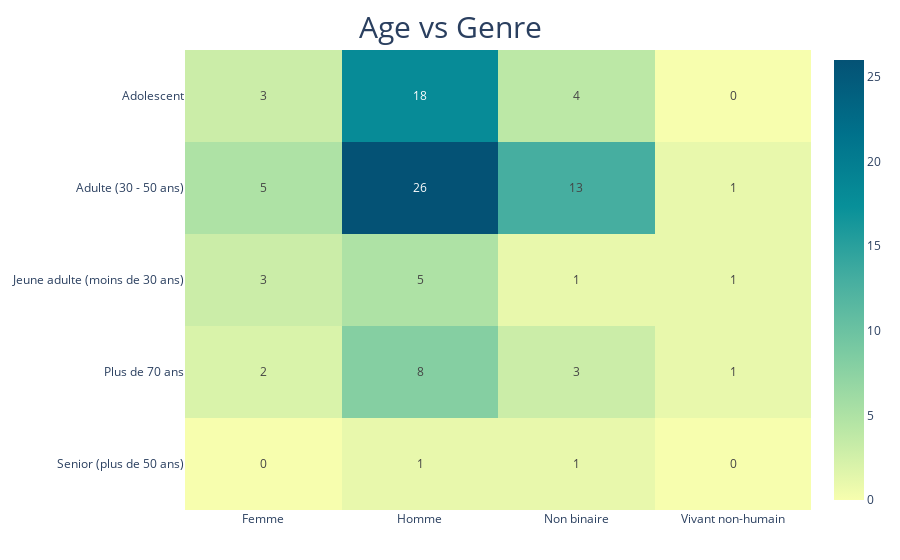

The notebook cell this image was saved under:
### Code cell
# Create a cross-tabulation
ct = pd.crosstab(data["Age"], data["Gender"])

# Generate a heatmap

fig = px.imshow(
    ct,
    text_auto=True,
    aspect="auto",
    labels=dict(x="", y="", color=""),
    title="Age vs Genre",
    color_continuous_scale='Bluyl'
)

# Update layout for clarity
fig.update_layout(
    margin = dict(t=50, l=25, r=25, b=50),
    title_font=dict(size=30),
    title_x=0.5, title_y=0.97
)

# Display the plot
fig.show()

### Figure 1 — Plotly figure (JSON) as saved in the notebook; plotly's stock layout.template omitted (floating-point values rounded to 4 significant figures)
{"data": [{"coloraxis": "coloraxis", "hovertemplate": "x: %{x}<br>y: %{y}<br>color: %{z}<extra></extra>", "name": "0", "texttemplate": "%{z}", "type": "heatmap", "x": ["Femme", "Homme", "Non binaire", "Vivant non-humain"], "xaxis": "x", "y": ["Adolescent", "Adulte (30 - 50 ans)", "Jeune adulte (moins de 30 ans)", "Plus de 70 ans", "Senior (plus de 50 ans)"], "yaxis": "y", "z": [[3, 18, 4, 0], [5, 26, 13, 1], [3, 5, 1, 1], [2, 8, 3, 1], [0, 1, 1, 0]]}], "layout": {"coloraxis": {"colorscale": [[0, "rgb(247, 254, 174)"], [0.1667, "rgb(183, 230, 165)"], [0.3333, "rgb(124, 203, 162)"], [0.5, "rgb(70, 174, 160)"], [0.6667, "rgb(8, 144, 153)"], [0.8333, "rgb(0, 113, 139)"], [1, "rgb(4, 82, 117)"]]}, "margin": {"b": 50, "l": 25, "r": 25, "t": 50}, "title": {"font": {"size": 30}, "text": "Age vs Genre", "x": 0.5, "y": 0.97}, "xaxis": {"anchor": "y", "domain": [0, 1]}, "yaxis": {"anchor": "x", "autorange": "reversed", "domain": [0, 1]}}}
